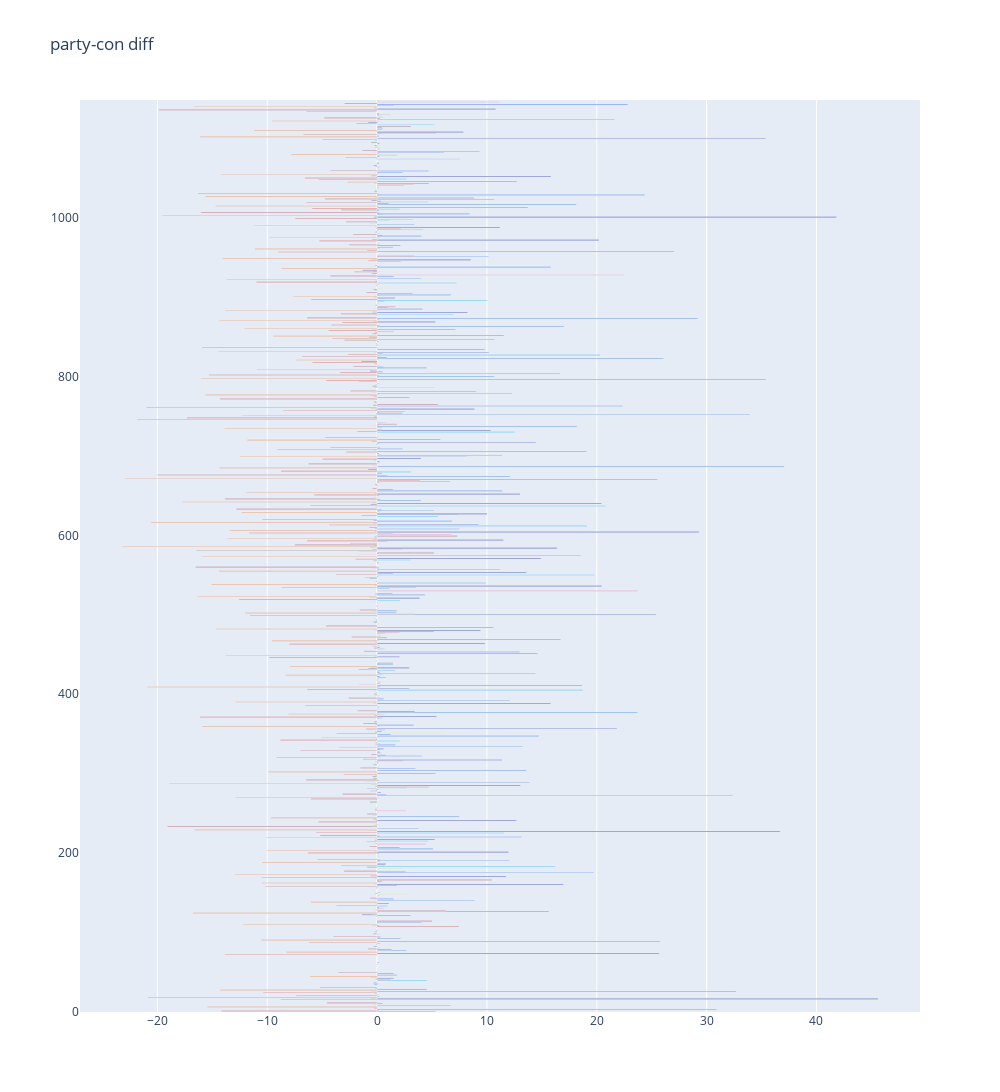

Notebook cell for this chart:
### Code cell
fig = go.Figure(data=[
    go.Bar(name='diff', x=full_df['df_party_con_diff'],marker_color=full_df['color'],orientation='h')
])
fig.update_layout(
    title='party-con diff',
        width=1000,
    height=2000,
)

fig.show()

### Figure 1 — Plotly figure (JSON) as saved in the notebook; plotly's stock layout.template omitted (floating-point values rounded to 4 significant figures; data arrays with more than 128 entries replaced by an {"elided": "..."} marker saying what was removed)
{"data": [{"marker": {"color": {"elided": "1149 str values"}}, "name": "diff", "orientation": "h", "type": "bar", "x": {"elided": "1149 float values"}}], "layout": {"height": 2000, "title": {"text": "party-con diff"}, "width": 1000}}
